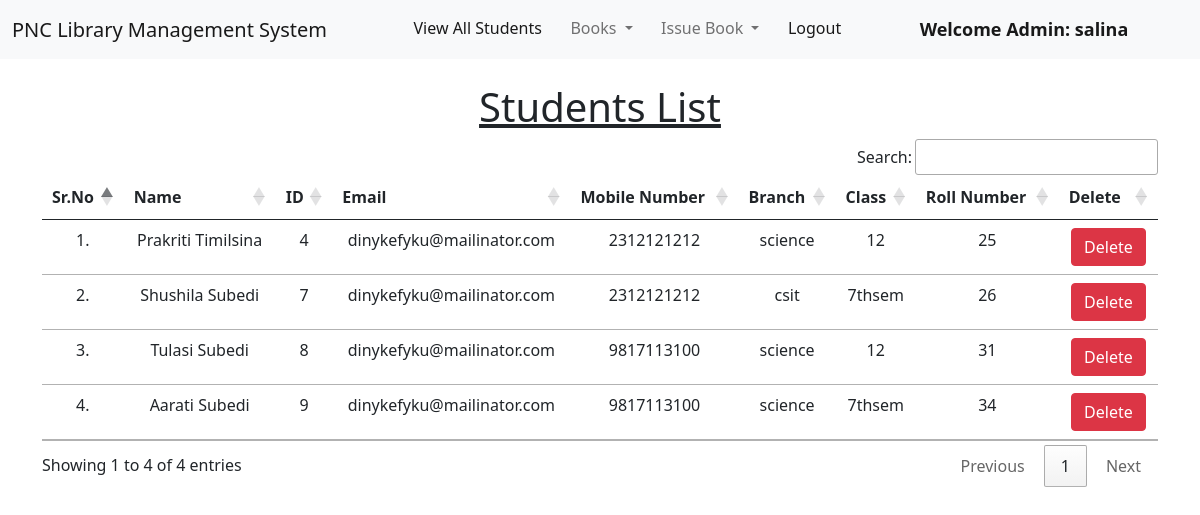
/view_students/ (signed in), run on the app's committed database.
### library/models.py (models this page shows, shortened)
class Student(models.Model):
    user=models.OneToOneField(User,on_delete=models.CASCADE, null=True, blank=True)
    classroom=models.CharField(max_length=20)
    branch=models.CharField(max_length=10)
    roll_no=models.IntegerField(blank=False)
    phone=models.IntegerField(blank=True)
    image=models.ImageField(upload_to="/media",null=True,blank=True)

### library/views.py (the view)
# urls.py: path("view_students/", views.view_students, name="view_students"),
@login_required(login_url='/admin_login')
def view_students(request):
    students=Student.objects.all()
    return render(request,"view_students.html",{'students':students})

### library/templates/view_students.html (shortened to what this page needs)
{% extends 'admin_navbar.html' %}
{% load static %}
{% block body %}
<div class="container mt-4">
    <h1 class="text-center"><u>Students List</u></h1>
    <table class="table table-hover" id="example">
        <thead>
            <tr class="text-center">
                <th>Sr.No</th>
                <th>Name</th>
                <th>ID</th>
                <th>Email</th>
                <th>Mobile Number</th>
                <th>Branch</th>
                <th>Class</th>
                <th>Roll Number</th>
                <th>Delete</th>
            </tr>
        </thead>
        <tbody>
            {% for student in students %}
            <tr class="text-center">
                <td>{{forloop.counter}}.</td>
                <td>{{student.user.get_full_name}}</td>
                <td>{{student.user.id}}</td>
                <td>{{student.user.email}}</td>
                <td>{{student.phone}}</td>
                <td>{{student.branch}}</td>
                <td>{{student.classroom}}</td>
                <td>{{student.roll_no}}</td>
                <td><a href="/delete_student/{{student.id}}/" class="btn btn-danger" onclick="return confirm('Are you sure you want to delete this student?')">Delete</a></td>
            </tr>
            {% endfor %}
        </tbody>
    </table>
    </div>
{% endblock %}

### library/templates/admin_navbar.html (shortened to what this page needs)
<!doctype html>
<html lang="en">
  <head>
    <link href="https://cdn.jsdelivr.net/npm/bootstrap@5.1.0/dist/css/bootstrap.min.css" rel="stylesheet">
    <link rel="stylesheet" href="https://cdn.datatables.net/1.10.25/css/jquery.dataTables.min.css">
    <link rel="stylesheet" href="https://cdn.datatables.net/buttons/1.7.1/css/buttons.dataTables.min.css">
  </head>
  <body>
    <nav class="navbar navbar-expand-lg navbar-light bg-light">
        <div class="container-fluid">
          <a class="navbar-brand" href="#">PNC Library Management System</a>
          <div class="collapse navbar-collapse" id="navbarSupportedContent">
            <ul class="navbar-nav me-auto mb-2 mb-lg-0">
              <li class="nav-item">
                <a class="nav-link active" aria-current="page" href="/view_students/">View All Students</a>
              </li>
              <li class="nav-item dropdown">
                <a class="nav-link dropdown-toggle" href="#" id="navbarDropdown" role="button" data-bs-toggle="dropdown" aria-expanded="false">
                  Books
                </a>
              </li>
              <li class="nav-item dropdown">
                <a class="nav-link dropdown-toggle" href="#" id="navbarDropdown" role="button" data-bs-toggle="dropdown" aria-expanded="false">
                  Issue Book
                </a>
              </li>
              <li class="nav-item">
                <a class="nav-link active" aria-current="page" href="/logout/">Logout</a>
              </li>
              <li class="nav-item">
                <a style="font-weight:600; font-family:'Segoe UI', Tahoma, Geneva, Verdana, sans-serif; font-size: large;" class="nav-link active" href="#">Welcome Admin: {{request.user}}</a>
              </li>
            </ul>
          </div>
        </div>
      </nav>
      {% block body %}
      {% endblock %}
  </body>
</html>

### data on the page
Student: user.get_full_name "Prakriti Timilsina", user.id "4", user.email "dinykefyku@mailinator.com", phone "2312121212", branch "science", classroom "12", roll_no "25"
Student: user.get_full_name "Shushila Subedi", user.id "7", user.email "dinykefyku@mailinator.com", phone "2312121212", branch "csit", classroom "7thsem", roll_no "26"
Student: user.get_full_name "Tulasi Subedi", user.id "8", user.email "dinykefyku@mailinator.com", phone "9817113100", branch "science", classroom "12", roll_no "31"
Student: user.get_full_name "Aarati Subedi", user.id "9", user.email "dinykefyku@mailinator.com", phone "9817113100", branch "science", classroom "7thsem", roll_no "34"

### other printed values
{{ request.user }} "salina"
